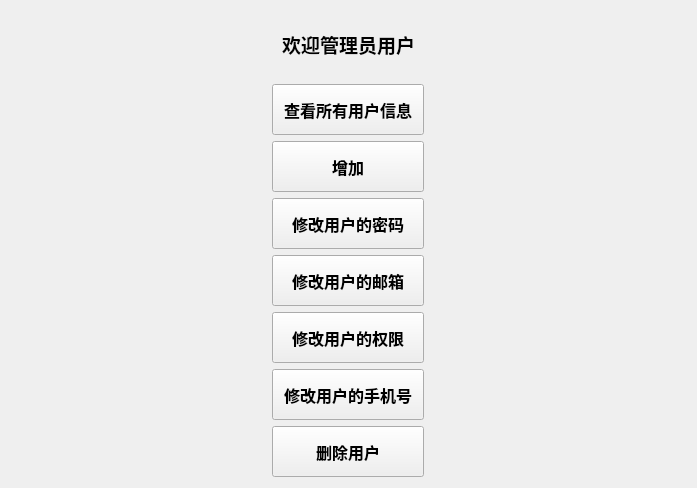
<?xml version="1.0" encoding="UTF-8"?>
<ui version="4.0">
 <class>Admin</class>
 <widget class="QWidget" name="Admin">
  <property name="geometry">
   <rect>
    <x>0</x>
    <y>0</y>
    <width>697</width>
    <height>488</height>
   </rect>
  </property>
  <property name="windowTitle">
   <string>Form</string>
  </property>
  <layout class="QGridLayout" name="gridLayout" rowstretch="5,10">
   <item row="0" column="0">
    <layout class="QVBoxLayout" name="verticalLayout">
     <item>
      <layout class="QHBoxLayout" name="horizontalLayout">
       <item>
        <spacer name="horizontalSpacer">
         <property name="orientation">
          <enum>Qt::Horizontal</enum>
         </property>
         <property name="sizeHint" stdset="0">
          <size>
           <width>40</width>
           <height>20</height>
          </size>
         </property>
        </spacer>
       </item>
       <item>
        <widget class="QLabel" name="label">
         <property name="font">
          <font>
           <family>微软雅黑</family>
           <pointsize>14</pointsize>
           <weight>75</weight>
           <bold>true</bold>
          </font>
         </property>
         <property name="text">
          <string>欢迎管理员用户</string>
         </property>
         <property name="alignment">
          <set>Qt::AlignCenter</set>
         </property>
        </widget>
       </item>
       <item>
        <spacer name="horizontalSpacer_2">
         <property name="orientation">
          <enum>Qt::Horizontal</enum>
         </property>
         <property name="sizeHint" stdset="0">
          <size>
           <width>40</width>
           <height>20</height>
          </size>
         </property>
        </spacer>
       </item>
      </layout>
     </item>
    </layout>
   </item>
   <item row="1" column="0">
    <layout class="QHBoxLayout" name="horizontalLayout_3" stretch="0,100">
     <item>
      <layout class="QVBoxLayout" name="verticalLayout_2">
       <item>
        <layout class="QVBoxLayout" name="LayoutAdminAction">
         <item>
          <widget class="QPushButton" name="btnSeeAll">
           <property name="minimumSize">
            <size>
             <width>152</width>
             <height>51</height>
            </size>
           </property>
           <property name="maximumSize">
            <size>
             <width>152</width>
             <height>51</height>
            </size>
           </property>
           <property name="font">
            <font>
             <family>微软雅黑</family>
             <pointsize>12</pointsize>
             <weight>75</weight>
             <bold>true</bold>
            </font>
           </property>
           <property name="text">
            <string>查看所有用户信息</string>
           </property>
          </widget>
         </item>
         <item>
          <widget class="QPushButton" name="btnAdd">
           <property name="minimumSize">
            <size>
             <width>152</width>
             <height>51</height>
            </size>
           </property>
           <property name="maximumSize">
            <size>
             <width>152</width>
             <height>51</height>
            </size>
           </property>
           <property name="font">
            <font>
             <family>微软雅黑</family>
             <pointsize>12</pointsize>
             <weight>75</weight>
             <bold>true</bold>
            </font>
           </property>
           <property name="text">
            <string>增加</string>
           </property>
          </widget>
         </item>
         <item>
          <widget class="QPushButton" name="btnChagePassword">
           <property name="minimumSize">
            <size>
             <width>152</width>
             <height>51</height>
            </size>
           </property>
           <property name="maximumSize">
            <size>
             <width>152</width>
             <height>51</height>
            </size>
           </property>
           <property name="font">
            <font>
             <family>微软雅黑</family>
             <pointsize>12</pointsize>
             <weight>75</weight>
             <bold>true</bold>
            </font>
           </property>
           <property name="text">
            <string>修改用户的密码</string>
           </property>
          </widget>
         </item>
         <item>
          <widget class="QPushButton" name="btnChageEmail">
           <property name="minimumSize">
            <size>
             <width>152</width>
             <height>51</height>
            </size>
           </property>
           <property name="maximumSize">
            <size>
             <width>152</width>
             <height>51</height>
            </size>
           </property>
           <property name="font">
            <font>
             <family>微软雅黑</family>
             <pointsize>12</pointsize>
             <weight>75</weight>
             <bold>true</bold>
            </font>
           </property>
           <property name="text">
            <string>修改用户的邮箱</string>
           </property>
          </widget>
         </item>
         <item>
          <widget class="QPushButton" name="btnChageRole">
           <property name="minimumSize">
            <size>
             <width>152</width>
             <height>51</height>
            </size>
           </property>
           <property name="maximumSize">
            <size>
             <width>152</width>
             <height>51</height>
            </size>
           </property>
           <property name="font">
            <font>
             <family>微软雅黑</family>
             <pointsize>12</pointsize>
             <weight>75</weight>
             <bold>true</bold>
            </font>
           </property>
           <property name="text">
            <string>修改用户的权限</string>
           </property>
          </widget>
         </item>
         <item>
          <widget class="QPushButton" name="btnChagePhone">
           <property name="minimumSize">
            <size>
             <width>152</width>
             <height>51</height>
            </size>
           </property>
           <property name="maximumSize">
            <size>
             <width>152</width>
             <height>51</height>
            </size>
           </property>
           <property name="font">
            <font>
             <family>微软雅黑</family>
             <pointsize>12</pointsize>
             <weight>75</weight>
             <bold>true</bold>
            </font>
           </property>
           <property name="text">
            <string>修改用户的手机号</string>
           </property>
          </widget>
         </item>
         <item>
          <widget class="QPushButton" name="btnDeleteUser">
           <property name="minimumSize">
            <size>
             <width>152</width>
             <height>51</height>
            </size>
           </property>
           <property name="maximumSize">
            <size>
             <width>152</width>
             <height>51</height>
            </size>
           </property>
           <property name="font">
            <font>
             <family>微软雅黑</family>
             <pointsize>12</pointsize>
             <weight>75</weight>
             <bold>true</bold>
            </font>
           </property>
           <property name="text">
            <string>删除用户</string>
           </property>
          </widget>
         </item>
        </layout>
       </item>
      </layout>
     </item>
     <item>
      <layout class="QHBoxLayout" name="LayoutAdminMessage"/>
     </item>
    </layout>
   </item>
  </layout>
 </widget>
 <resources/>
 <connections/>
</ui>
